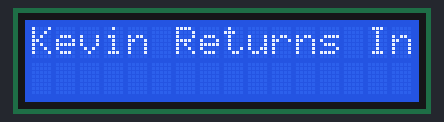
Simulated run of this sketch. Board: Arduino Uno, built with avr-gcc and run on an emulated ATmega328P. On the bench: 16×2 character LCD. What the sketch prints to the serial monitor is not drawn.

Above: at 0.1 s.
At 1.1 s:
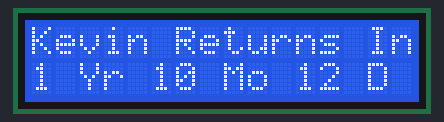

The sketch:

Kevin_Countdown_LCD_Display_v0.1.ino
```cpp
#include <LiquidCrystal.h>
#include <Time.h>
#include <TimeLib.h>

LiquidCrystal LCD(10, 9, 5, 4, 3, 2);   //Creating the LiquidCrystal object and named it LCD, then assigned pins

void setup() {
  // put your setup code here, to run once:
Serial.begin(9600);

// !!!!!!!! If power goes out adjust the time and date here!!
setTime(15,36,50,23,11,2016); //Sets time in a hr, min, sec, day, month, year format

LCD.begin(16, 2); //Amount of columns(16) and rows(2)
LCD.setCursor(0, 0); //Set LCD write cursor to top left of LCD
LCD.print("Kevin Returns In"); //Prints first line

}

void loop() {
  //In case scrolling is needed:
//  for (int posCounter = 0; posCounter < 4; posCounter++) {
//    LCD.scrollDisplayLeft();
//    delay(500);
//  }

//  for (int posCounter = 0; posCounter < 4; posCounter++) {
//    LCD.scrollDisplayRight();
//    delay(500);
//  }


int goalYear = 2018;
int goalMonth = 10;
int goalDay = 5;
int monthsLeft = goalMonth - month();
int yearsLeft = goalYear - year();
int daysLeft = goalDay - day();

  if (yearsLeft==2) {
    goalMonth = 22;
  }

  if (yearsLeft==1) {
    goalMonth = 22;
  }

  if (yearsLeft==0) {
    goalMonth = 10;
  }

  if (yearsLeft - 1<0) {
    goalYear = 2019;
  }

  if (monthsLeft > 12) {              //This is for months before month due back
    monthsLeft = monthsLeft - 12;
  }

  if (monthsLeft < 0) {               //This is for months after month due back
    monthsLeft = monthsLeft + 12;
    yearsLeft = yearsLeft - 1;        //Corrects months taking away from the year
  }

  if (daysLeft < 0) {
    daysLeft = daysLeft + 30;
    monthsLeft = monthsLeft - 1;      //Corrects for days taking away from the month
  }

  //All Serial.print below are for debugging in the Serial Monitor

  Serial.println("The time and date are:");
  Serial.print(hour());
  Serial.print(":");
  Serial.print(minute());
  Serial.print(":");
  Serial.println(second());
  Serial.print(month());
  Serial.print("/");
  Serial.print(day());
  Serial.print("/");
  Serial.println(year());
  delay(1000);

  Serial.println();
  Serial.print("There is ");
  Serial.print(yearsLeft);
  Serial.print(" year ");
  Serial.print(monthsLeft);
  Serial.print(" months and ");
  Serial.print(daysLeft);
  Serial.println(" days left until Kevin gets home");

  //Display info on screen
  LCD.setCursor(0,1); //Sets cursor to second row for writing
  LCD.print(yearsLeft);
  LCD.print(" Yr ");
  LCD.print(monthsLeft);
  LCD.print(" Mo ");
  LCD.print(daysLeft);
  LCD.print(" D ");

}
```
